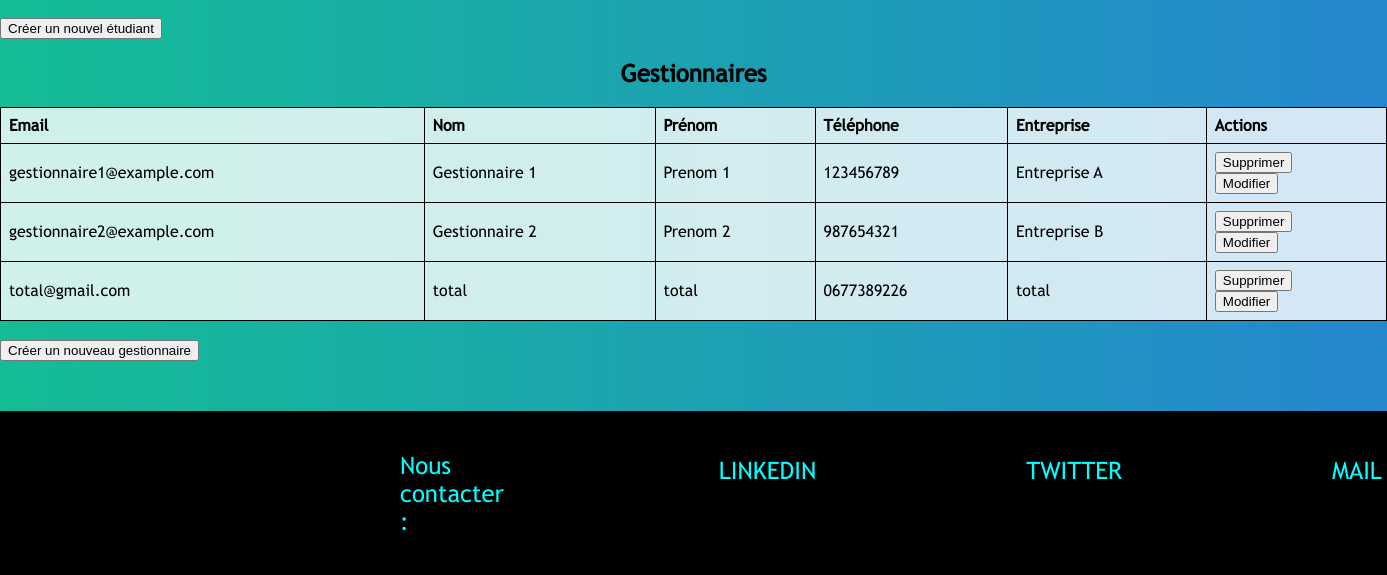
The page /php/gererUtilisateurs.php (lower part) on the database as committed earlier.
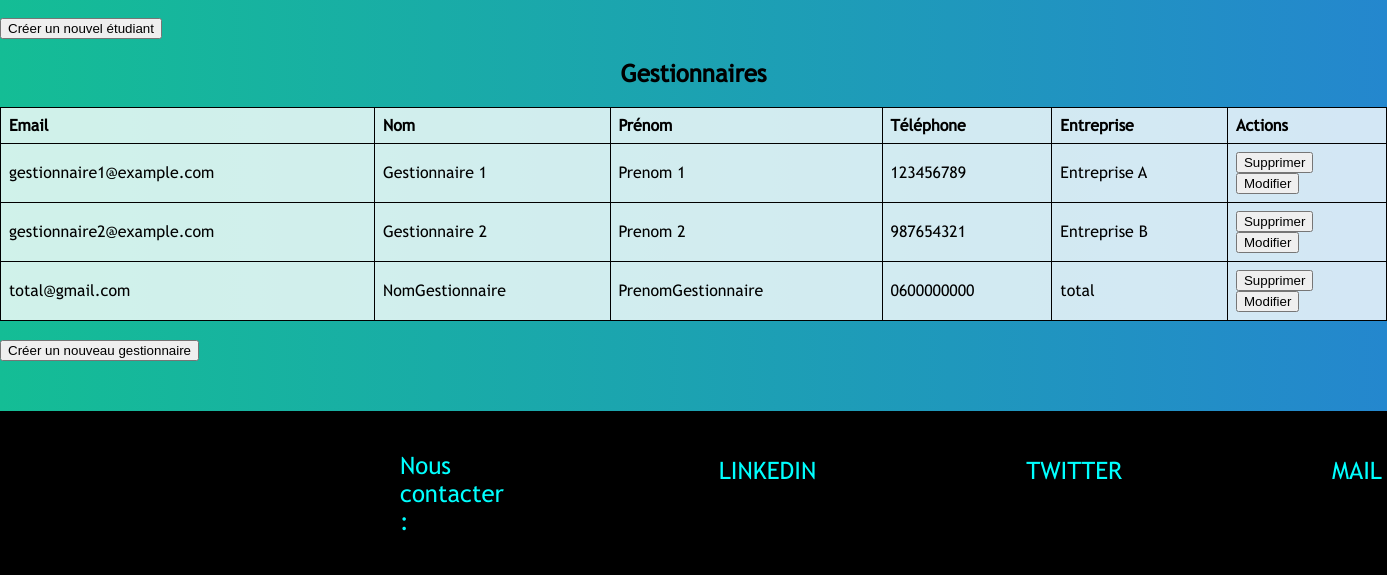
The same page on the database as committed later.
### tables this page shows
CREATE TABLE Gestionnaire(
	email VARCHAR(255) PRIMARY KEY ,
	nom VARCHAR(255),
	prenom VARCHAR(255),
	tel VARCHAR(255),
	mdp VARCHAR(255),
	entreprise VARCHAR(255),
	debActi DATE,
	finActi DATE);

### php/gererUtilisateurs.php (the view, shortened to what this page needs)
<?php
include 'squelette_html.php';
include '../bdd/bdd.php';
?>
<?php
echo "<div id=\"mid\">";
$reqEtudiants = "SELECT * FROM Etudiant";
$resultatEtudiants = mysqli_query($bdd, $reqEtudiants);
if (mysqli_num_rows($resultatEtudiants) > 0) {
    echo "<br>";
} else {
    echo "Aucun étudiant trouvé.";
}
echo "<button onclick=\"toggleForm('formEtudiant')\">Créer un nouvel étudiant</button>";
echo "<br>";
$reqGestionnaires = "SELECT * FROM Gestionnaire";
$resultatGestionnaires = mysqli_query($bdd, $reqGestionnaires);
if (mysqli_num_rows($resultatGestionnaires) > 0) {
    echo "<h2 style='text-align:center'>Gestionnaires</h2>";
    echo "<table class='tableauBord'>";
    echo "<tr>";
    echo "<th>Email</th>";
    echo "<th>Nom</th>";
    echo "<th>Prénom</th>";
    echo "<th>Téléphone</th>";
    echo "<th>Entreprise</th>";
    echo "<th>Actions</th>";
    echo "</tr>";
    while ($row = mysqli_fetch_assoc($resultatGestionnaires)) {
        echo "<tr>";
        echo "<td>" . $row['email'] . "</td>";
        echo "<td>" . $row['nom'] . "</td>";
        echo "<td>" . $row['prenom'] . "</td>";
        echo "<td>" . $row['tel'] . "</td>";
        echo "<td>" . $row['entreprise'] . "</td>";
        echo "<td>";
        echo '<form action="supprUtili.php" method="POST">';
        echo '<input type="submit" value="Supprimer">';
        echo '</form>';
        echo '<form action="modifierUti.php" method="POST">';
        echo '<input type="submit" value="Modifier">';
        echo '</form>';
        echo "</td>";
        echo "</tr>";
    }
    echo "</table>";
    echo "<br>";
} else {
    echo "Aucun gestionnaire trouvé.";
}
echo "<button onclick=\"toggleForm('formGestionnaire')\">Créer un nouveau gestionnaire</button>";
echo "</div>";
include 'footer.php';
?>

### php/squelette_html.php (shortened to what this page needs)
<!doctype html>
<html lang="fr">
<head>
<link rel="stylesheet" href="../css/main.css">
</head>
<body>

### php/footer.php
<div id="footer">
    <p id="titre_footer">Nous contacter :</p>
    <a class="boutton_footer" href="https://www.linkedin.com/company/ia-pau/">LINKEDIN</a>
    <a class="boutton_footer" href="https://twitter.com/iapaulasso">TWITTER</a>
    <a class="boutton_footer" href="contact.php">MAIL</a>
</div>

### css/main.css (style rules this page uses)
body { margin: 0; padding: 0; background-color: black; }
#footer { left: 0; bottom: 0; width: 100%; background-color: red; color: cyan; background-color: rgb(0, 0, 0); padding: 40px 0 40px 0; margin: 0; display: flex; font-size: x-large; font-family: b-g; }
#titre_footer { margin: 0 0 0 400px; padding: 0; }
.boutton_footer { text-decoration: none; color: cyan; margin-left: 200px; padding:5px; }
#mid { width: 100%; height: max-content; background: linear-gradient(to right, #14bd95, #2487ce); padding-top: 50px; padding-bottom: 50px; margin: 0; font-family: b-g; overflow-y: scroll; }
.tableauBord { width: 100%; border-collapse: collapse; background-color: rgba(255, 255, 255, 0.8); }
.tableauBord th { border: 1px solid black; padding: 8px; text-align: left; }

Rows that differ between the two databases and show on the page:
changed gestionnaire "total@gmail.com": nom "total" → "NomGestionnaire"; prenom "total" → "PrenomGestionnaire"; tel "0677389226" → "0600000000"
